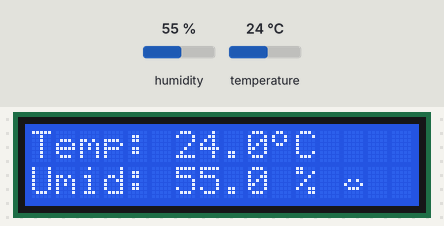
Simulated run of this program. Board: ESP32-S3. Shown: 16×2 character LCD. The test bench sets the inputs (shaded band); at power-on: humidity 55 %, temperature 24 °C.

Above: at 4.8 s.
4.9 s: humidity set to 22 %
At 6.3 s:
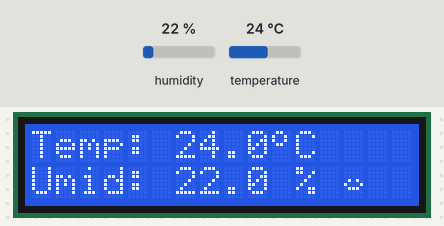
7.6 s: temperature set to 12 °C
At 8.3 s:
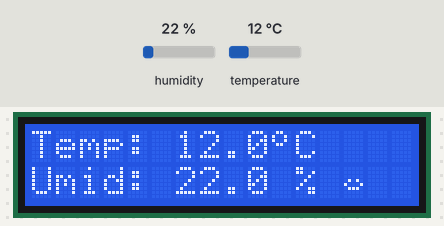
10.3 s: humidity set to 40 %
At 12.3 s:
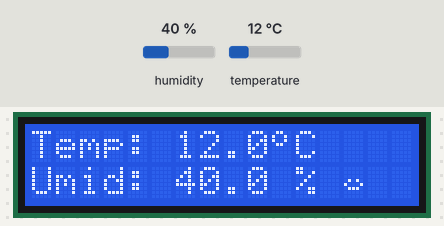
13.3 s: temperature set to 19 °C
At 14.3 s:
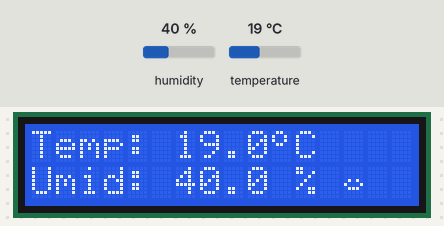
Timing chart, 0 to 16.3 s (numbered marks = the images above; inputs shaded):
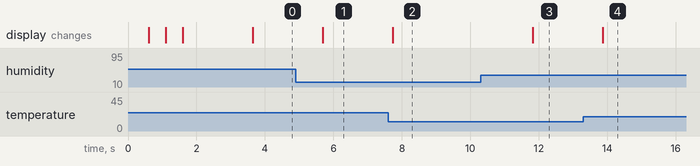

Measured:
- after the input at 4.9 s, the display: changes after 0.79 s (image 1)
- after the input at 7.6 s, the display: changes after 0.13 s (image 2)
- after the input at 10.3 s, the display: changes after 1.5 s (image 3)
- after the input at 13.3 s, the display: changes after 0.57 s (image 4)

The program:

main.cpp
```cpp
// Aula 2: (Não participei da 1...)
// Não testei na placa ainda, não tenho as peças... bibliotecas não foram analizadas 100%
// proj: https://wokwi.com/projects/479951238319217665


#include <Wire.h>
#include <DHT.h>
#include <LiquidCrystal_I2C.h>

#define PINO_DHT  12        // fio amarelo
#define TIPO_DHT  DHT22
// #define PINO_SDA  8         // I2C padrão do ESP32-S3
// #define PINO_SCL  9
#define PINO_SDA 40 // I2C padrão do ESP32-S3-N16R8
#define PINO_SCL 39

DHT dht(PINO_DHT, TIPO_DHT);
LiquidCrystal_I2C lcd(0x27, 16, 2);   // endereço, colunas, linhas

byte grau[8] = {0b01100, 0b10010, 0b10010, 0b01100};
byte smile[8] = {0b0, 0b0, 0b0, 0b01010, 0b10001, 0b01110}; // Cara ":)"


void setup() {

  Serial.begin(115200);
  Wire.begin(PINO_SDA, PINO_SCL);
  dht.begin();

  lcd.init();
  lcd.backlight();
  lcd.createChar(0, grau);
  lcd.createChar(1, smile);
  lcd.setCursor(0, 0);
  lcd.print("LASER ESP32-S3");
  lcd.setCursor(0, 1);
  lcd.print("Iniciando");
  delay(500);
  lcd.print(".");
  delay(500);
  lcd.print(".");
  delay(500);
  lcd.print(".");
  delay(2000);
  lcd.clear();
  // lcd.setCursor(0, 0);
  // lcd.print("Temperatura: 30");
  // lcd.write(0);
  // lcd.setCursor(0, 1);
  // lcd.write(1);
}

void loop() {
  float umi = dht.readHumidity();
  float temp = dht.readTemperature();

  if(isnan(umi) || isnan(temp)){
    lcd.setCursor(0, 0);
    lcd.print("Falha no sensor ");
    Serial.println("Falha na leitura do DHT22");
  } else{
    lcd.setCursor(0, 0);
    lcd.print("Temp: ");
    lcd.print(temp, 1);
    lcd.write(0);           // o caractere de grau criado acima
    lcd.print("C   ");

    lcd.setCursor(0, 1);
    lcd.print("Umid: ");
    lcd.print(umi, 1);
    lcd.print(" % ");
    lcd.write(1);
    lcd.print("   ");

    // ... envia o mesmo texto pelo Serial ...

    delay(2000);   // 1 leitura a cada 2 s
  }


  delay(10);
}
```
